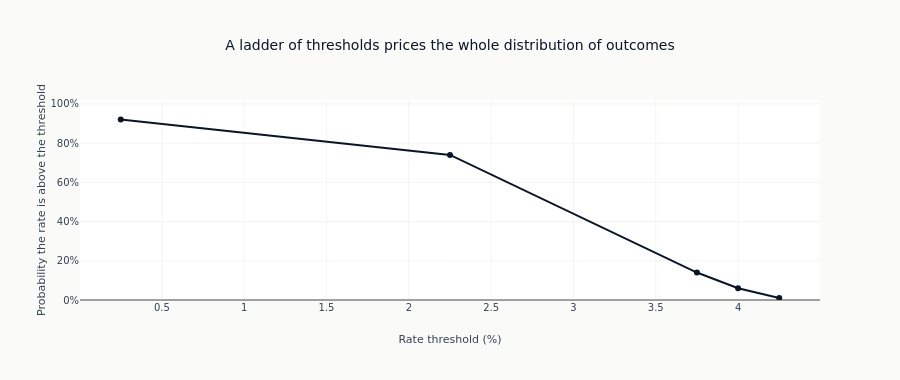

Source (notebook cell):
### Code cell
# Ties on contract count are broken by meeting label so the same meeting is drawn on every run.
widest_meeting = (
    ladder.group_by("meeting").len().sort(["len", "meeting"], descending=[True, False])["meeting"]
)
fig = px.line(
    ladder.filter(pl.col("meeting") == widest_meeting[0]).to_pandas()
    if len(widest_meeting)
    else ladder.to_pandas(),
    x="threshold",
    y="probability",
    markers=True,
    title="A ladder of thresholds prices the whole distribution of outcomes",
    labels={
        "threshold": "Rate threshold (%)",
        "probability": "Probability the rate is above the threshold",
    },
    color_discrete_sequence=[COLORS["blue"]],
)
fig.update_layout(height=380, yaxis_tickformat=".0%", yaxis_range=[0, 1.02])
show_plotly_with_alt(
    fig,
    "Line chart with markers of the probability the federal funds rate exceeds each traded "
    "threshold at one meeting, falling from near certainty at the lowest threshold to almost "
    "nothing at the highest, with the steepest fall between the middle two.",
)

### Figure 1 — Plotly figure (JSON) as saved in the notebook; plotly's stock layout.template omitted (floating-point values rounded to 4 significant figures)
{"data": [{"hovertemplate": "Rate threshold (%)=%{x}<br>Probability the rate is above the threshold=%{y}<extra></extra>", "legendgroup": "", "line": {"color": "#0a1628", "dash": "solid"}, "marker": {"symbol": "circle"}, "mode": "lines+markers", "name": "", "orientation": "v", "showlegend": false, "type": "scatter", "x": [0.25, 2.25, 3.75, 4.0, 4.25], "xaxis": "x", "y": [0.92, 0.74, 0.14, 0.06, 0.01], "yaxis": "y"}], "layout": {"height": 380, "legend": {"tracegroupgap": 0}, "title": {"text": "A ladder of thresholds prices the whole distribution of outcomes"}, "xaxis": {"anchor": "y", "domain": [0.0, 1.0], "title": {"text": "Rate threshold (%)"}}, "yaxis": {"anchor": "x", "domain": [0.0, 1.0], "range": [0, 1.02], "tickformat": ".0%", "title": {"text": "Probability the rate is above the threshold"}}}}
